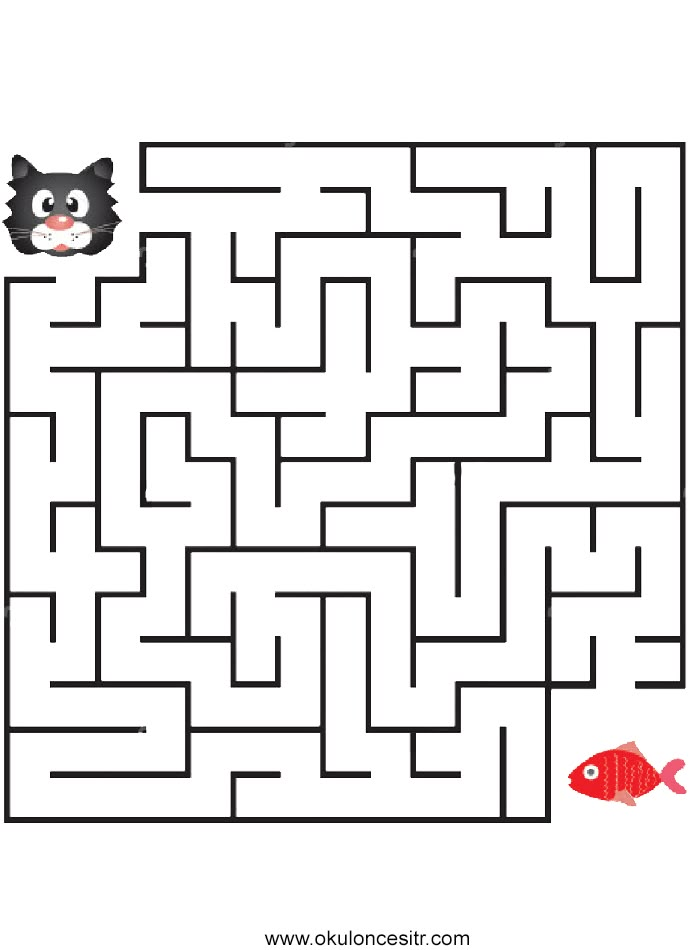
#> input picture GÖRÜNTÜ İŞLEME/#20 Eşik Ayarlama Thresholding (Simple Thresholding)/labirent.jpg, 690 x 950 px
$ python simpleThresHolding.py
#> lines starting #> are read from the running program, lines starting #| are printed output that depends on the picture; after the words box and inside, x2 and y2 are one past the last pixel; in counts of white or black regions, pixels touching at a corner belong together
import cv2
import numpy as np

image = cv2.imread("labirent.jpg",0)
#> image: shape (950, 690); min 0, max 255, mean 230.2

ret, thresh1 = cv2.threshold(image, 127, 255, cv2.THRESH_BINARY) #127'nin altında kalan pikseller 0'a yuvarlanır 127'nin üstündekiler bizim belirlediğimiz 255 olur
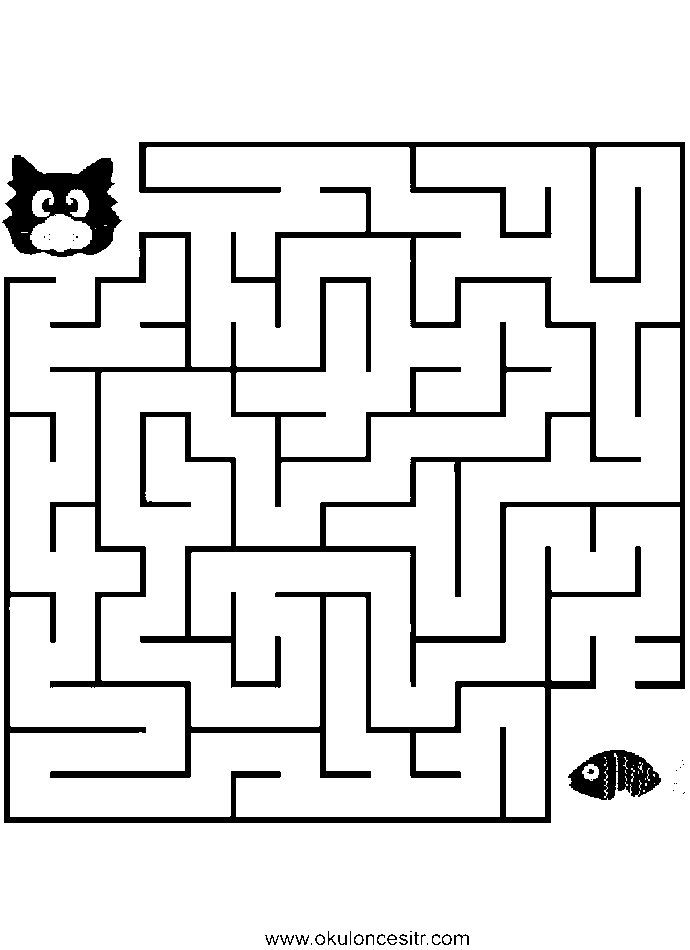
#> thresh1: shape (950, 690); 89.2% white; 41 black regions (20 under 20 px), largest, box (x1, y1, x2, y2) and area: (4, 232, 641, 823) 32266, (139, 142, 685, 689) 28918, (2, 155, 122, 257) 6425

ret, thresh2 = cv2.threshold(image, 127, 255, cv2.THRESH_BINARY_INV)

ret, thresh3 = cv2.threshold(image, 127, 255, cv2.THRESH_TRUNC)
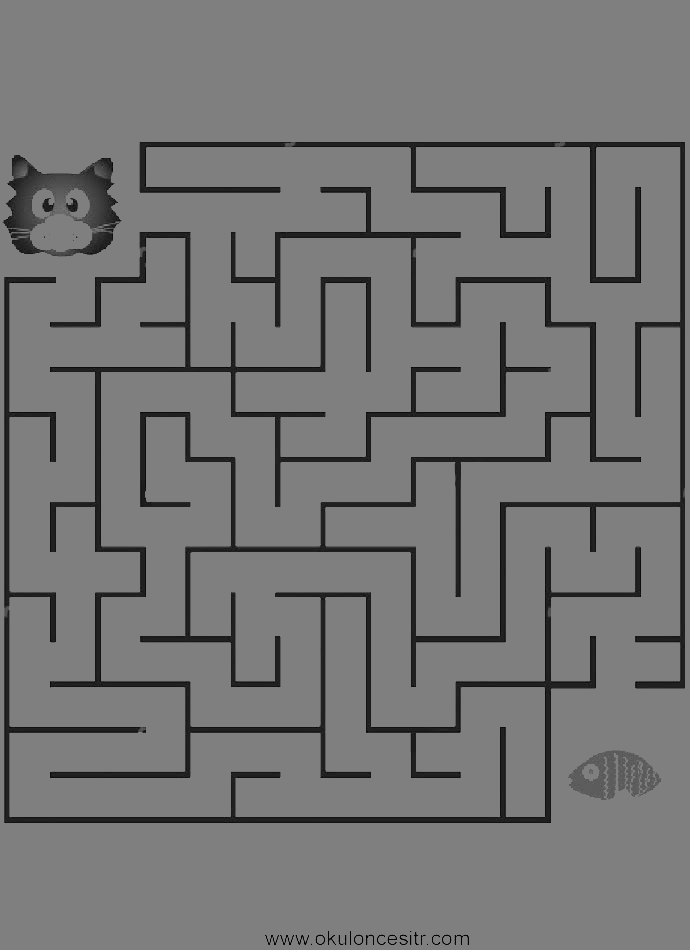
#> thresh3: shape (950, 690); min 0, max 127, mean 117.5

ret, thresh4 = cv2.threshold(image, 127, 255, cv2.THRESH_TOZERO)
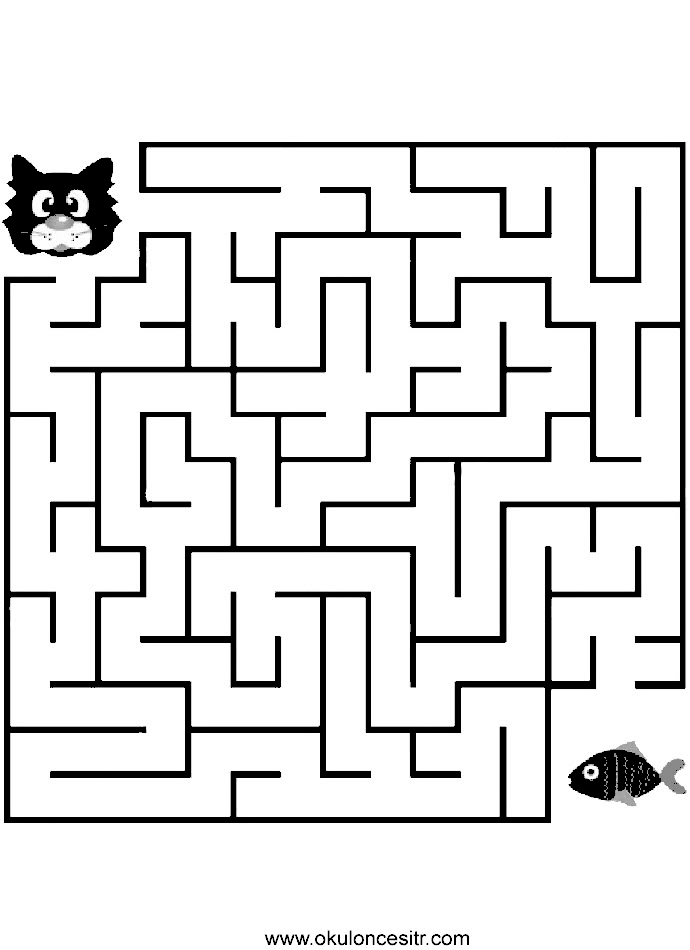
#> thresh4: shape (950, 690); min 0, max 255, mean 225.9

ret, thresh5 = cv2.threshold(image, 127, 255, cv2.THRESH_TOZERO_INV)
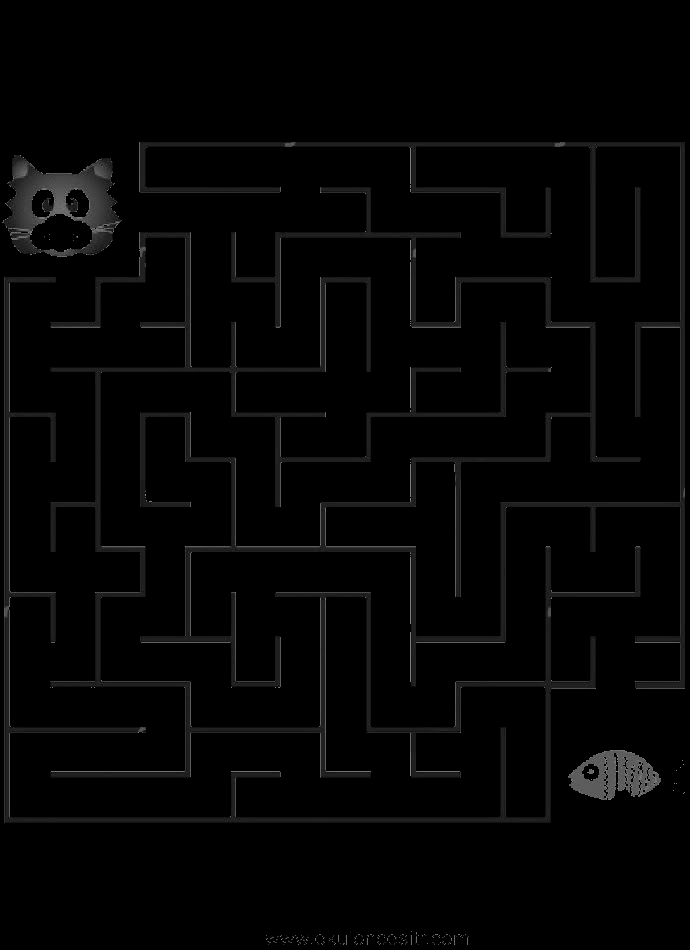
#> thresh5: shape (950, 690); min 0, max 127, mean 4.3

cv2.imshow("Orijinal Resim", image)
cv2.imshow("thresh1", thresh1)
cv2.imshow("thresh2", thresh2)
cv2.imshow("thresh3", thresh3)
cv2.imshow("thresh4", thresh4)
cv2.imshow("thresh5", thresh5)

cv2.waitKey(0)
cv2.destroyAllWindows()

$ run again, with GÖRÜNTÜ İŞLEME/#20 Eşik Ayarlama Thresholding (Simple Thresholding)/parmakizi.jpeg copied over GÖRÜNTÜ İŞLEME/#20 Eşik Ayarlama Thresholding (Simple Thresholding)/labirent.jpg
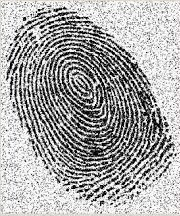
#> input picture GÖRÜNTÜ İŞLEME/#20 Eşik Ayarlama Thresholding (Simple Thresholding)/parmakizi.jpeg, 180 x 216 px
#> `ret, thresh1 = cv2.threshold(image, 127, 255, cv2.THRESH_BINARY) #127'..`:
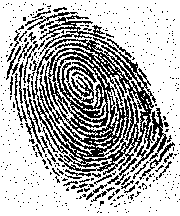
#> thresh1: shape (216, 180); 70.7% white; black in thin lines or dots
#> thresh2: shape (216, 180); 29.3% white in thin lines or dots
#> `ret, thresh5 = cv2.threshold(image, 127, 255, cv2.THRESH_TOZERO_INV)`:
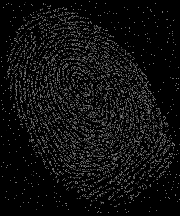
#> thresh5: shape (216, 180); min 0, max 127, mean 15.6
